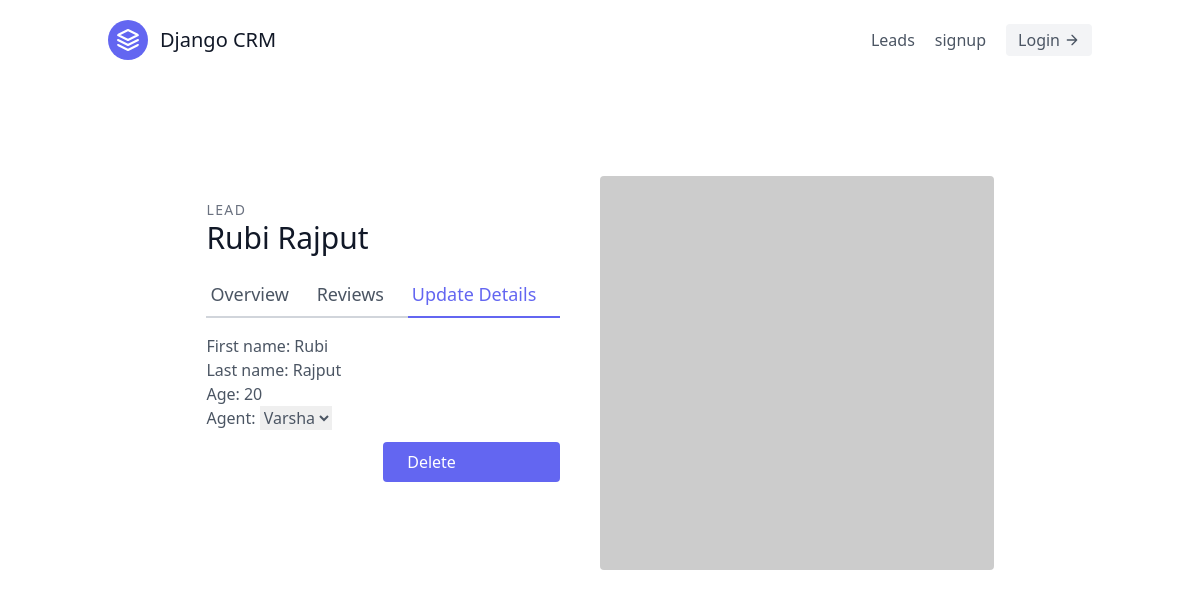
/1/update, run on the app's committed database.
### leads/models.py (models this page shows, shortened)
class Lead(models.Model):
    first_name = models.CharField(max_length=30)
    last_name = models.CharField(max_length=30)
    age = models.IntegerField(default=0)
    agent = models.ForeignKey("Agent",on_delete=models.CASCADE)

### leads/views.py (the view, shortened to what this page needs)
# urls.py: path("<int:pk>/update",LeadUpdateView.as_view(),name="update"),
class LeadUpdateView(generic.UpdateView):
    template_name = "leads/lead_update.html"
    queryset = Lead.objects.all()
    form_class = LeadModelForm

### leads/forms.py
class LeadModelForm(forms.ModelForm):
    class Meta:
        model = Lead
        fields = (
            "first_name",
            "last_name",
            "age",
            "agent",
        )

### leads/models.py (called while the page is built)
    def __str__(self):
        return self.user.username

### leads/templates/leads/lead_update.html (shortened to what this page needs)
{% extends "base.html" %}
{% block content %}
<section class="text-gray-600 body-font overflow-hidden">
    <div class="container px-5 py-24 mx-auto">
        <div class="lg:w-4/5 mx-auto flex flex-wrap">
            <div class="lg:w-1/2 w-full lg:pr-10 lg:py-6 mb-6 lg:mb-0">
                <h2 class="text-sm title-font text-gray-500 tracking-widest">LEAD</h2>
                <h1 class="text-gray-900 text-3xl title-font font-medium mb-4">{{lead.first_name}} {{lead.last_name}}
                </h1>
                <div class="flex mb-4">
                    <a href="{% url 'leads:detail' lead.pk %}" class="flex-grow border-b-2 border-gray-300 py-2 text-lg px-1">
                        Overview
                    </a>
                    <a class="flex-grow border-b-2 border-gray-300 py-2 text-lg px-1">
                        Reviews
                    </a>
                    <a href="{% url 'leads:update' lead.pk %}"
                        class="flex-grow text-indigo-500 border-b-2 border-indigo-500 py-2 text-lg px-1">
                        Update Details
                    </a>
                </div>
                <form action="" method="post">
                    {{form.as_p}}
                </form>
                <button
                        class="w-1/2 mt-3 flex ml-auto text-white bg-indigo-500 border-0 py-2 px-6 focus:outline-none hover:bg-indigo-600 rounded"><a href="{% url 'leads:delete' lead.pk %}">Delete</a>
                    </button>
            </div>
            <img alt="ecommerce" class="lg:w-1/2 w-full lg:h-auto h-64 object-cover object-center rounded"
                src="https://dummyimage.com/400x400">
        </div>
    </div>
</section>
{% endblock %}

### data on the page
Lead: first_name "Rubi", last_name "Rajput", age "20", agent "Varsha"
